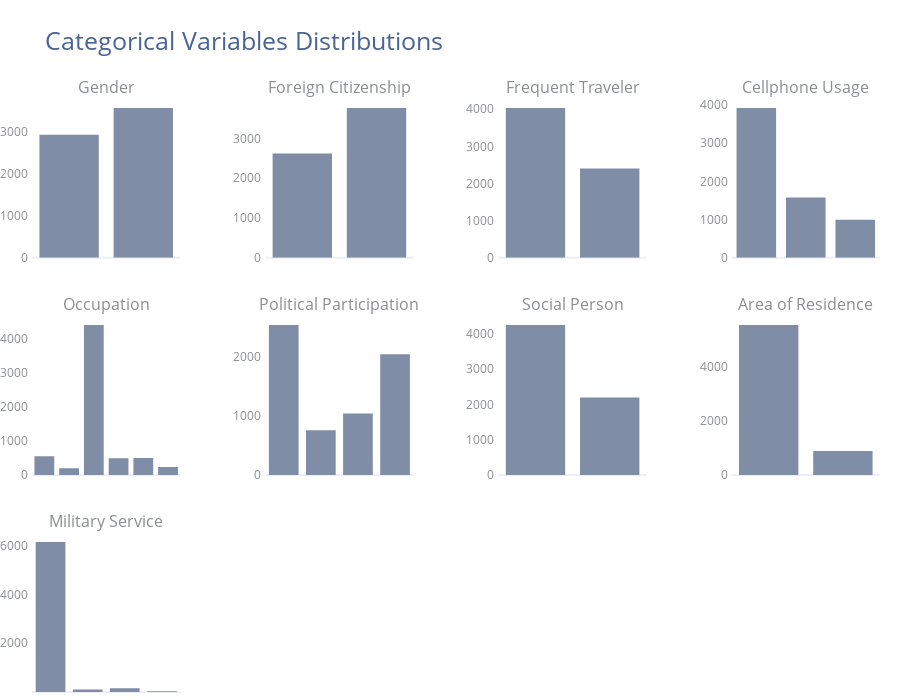

Notebook source saved alongside this figure:
### Code cell
# Barplot of categorial variables
fig = make_subplots(rows=3, cols=4,
                    vertical_spacing=0.1, horizontal_spacing=0.1,
                    subplot_titles=("Gender", "Foreign Citizenship", "Frequent Traveler", "Cellphone Usage",
                                    "Occupation", "Political Participation", "Social Person",
                                    "Area of Residence", "Military Service"))

fig.add_trace(go.Histogram(x=df['Gender'], marker=dict(color= '#808da6'), name='Gender'), 
                     row=1, col=1)
fig.add_trace(go.Histogram(x=df['Foreign_Citizenship'],marker=dict(color= '#808da6'), name='Foreign Citizenship'), 
                     row=1, col=2)
fig.add_trace(go.Histogram(x=df['Frequent_Traveler'],marker=dict(color= '#808da6'), name='Frequent Traveler'), 
                     row=1, col=3)
fig.add_trace(go.Histogram(x=df['Cellphone_Usage'],marker=dict(color= '#808da6'), name='Cellphone Usage'), 
                     row=1, col=4)
fig.add_trace(go.Histogram(x=df['Occupation'],marker=dict(color= '#808da6'), name='Occupation'), 
                     row=2, col=1)
fig.add_trace(go.Histogram(x=df['Political_Participation'],marker=dict(color= '#808da6'), 
                           name='Political Participation'), 
                     row=2, col=2)
fig.add_trace(go.Histogram(x=df['Social_Person'],marker=dict(color= '#808da6'), name='Social Person'), 
                     row=2, col=3)
fig.add_trace(go.Histogram(x=df['Area_Residence'],marker=dict(color= '#808da6'), name='Area of Residence'), 
                     row=2, col=4)
fig.add_trace(go.Histogram(x=df['Military_Service'],marker=dict(color= '#808da6'), name='Military Service'), 
                     row=3, col=1)

# styling
fig.update_yaxes(showgrid=False, ticksuffix=' ')
fig.update_xaxes(visible=False)
fig.update_layout(height=700, bargap=0.2,
                  margin=dict(b=0,r=20,l=20), xaxis=dict(tickmode='linear'),
                  title_text=f'Categorical Variables Distributions',
                  template="plotly_white",
                  title_font=dict(size=25, color='#496595'),
                  font=dict(color='#8a8d93'), 
                  hoverlabel=dict(bgcolor="#f2f2f2", font_size=13),
                  showlegend=False)

### Figure 1 — Plotly figure (JSON) as saved in the notebook; plotly's stock layout.template omitted (floating-point values rounded to 4 significant figures; data arrays with more than 128 entries replaced by an {"elided": "..."} marker saying what was removed)
{"data": [{"marker": {"color": "#808da6"}, "name": "Gender", "type": "histogram", "x": {"elided": "6499 str values"}, "xaxis": "x", "yaxis": "y"}, {"marker": {"color": "#808da6"}, "name": "Foreign Citizenship", "type": "histogram", "x": {"elided": "6499 str values"}, "xaxis": "x2", "yaxis": "y2"}, {"marker": {"color": "#808da6"}, "name": "Frequent Traveler", "type": "histogram", "x": {"elided": "6499 str values"}, "xaxis": "x3", "yaxis": "y3"}, {"marker": {"color": "#808da6"}, "name": "Cellphone Usage", "type": "histogram", "x": {"elided": "6499 str values"}, "xaxis": "x4", "yaxis": "y4"}, {"marker": {"color": "#808da6"}, "name": "Occupation", "type": "histogram", "x": {"elided": "6499 str values"}, "xaxis": "x5", "yaxis": "y5"}, {"marker": {"color": "#808da6"}, "name": "Political Participation", "type": "histogram", "x": {"elided": "6499 str values"}, "xaxis": "x6", "yaxis": "y6"}, {"marker": {"color": "#808da6"}, "name": "Social Person", "type": "histogram", "x": {"elided": "6499 str values"}, "xaxis": "x7", "yaxis": "y7"}, {"marker": {"color": "#808da6"}, "name": "Area of Residence", "type": "histogram", "x": {"elided": "6499 str values"}, "xaxis": "x8", "yaxis": "y8"}, {"marker": {"color": "#808da6"}, "name": "Military Service", "type": "histogram", "x": {"elided": "6499 str values"}, "xaxis": "x9", "yaxis": "y9"}], "layout": {"annotations": [{"font": {"size": 16}, "showarrow": false, "text": "Gender", "x": 0.0875, "xanchor": "center", "xref": "paper", "y": 1, "yanchor": "bottom", "yref": "paper"}, {"font": {"size": 16}, "showarrow": false, "text": "Foreign Citizenship", "x": 0.3625, "xanchor": "center", "xref": "paper", "y": 1, "yanchor": "bottom", "yref": "paper"}, {"font": {"size": 16}, "showarrow": false, "text": "Frequent Traveler", "x": 0.6375, "xanchor": "center", "xref": "paper", "y": 1, "yanchor": "bottom", "yref": "paper"}, {"font": {"size": 16}, "showarrow": false, "text": "Cellphone Usage", "x": 0.9125, "xanchor": "center", "xref": "paper", "y": 1, "yanchor": "bottom", "yref": "paper"}, {"font": {"size": 16}, "showarrow": false, "text": "Occupation", "x": 0.0875, "xanchor": "center", "xref": "paper", "y": 0.6333, "yanchor": "bottom", "yref": "paper"}, {"font": {"size": 16}, "showarrow": false, "text": "Political Participation", "x": 0.3625, "xanchor": "center", "xref": "paper", "y": 0.6333, "yanchor": "bottom", "yref": "paper"}, {"font": {"size": 16}, "showarrow": false, "text": "Social Person", "x": 0.6375, "xanchor": "center", "xref": "paper", "y": 0.6333, "yanchor": "bottom", "yref": "paper"}, {"font": {"size": 16}, "showarrow": false, "text": "Area of Residence", "x": 0.9125, "xanchor": "center", "xref": "paper", "y": 0.6333, "yanchor": "bottom", "yref": "paper"}, {"font": {"size": 16}, "showarrow": false, "text": "Military Service", "x": 0.0875, "xanchor": "center", "xref": "paper", "y": 0.2667, "yanchor": "bottom", "yref": "paper"}], "bargap": 0.2, "font": {"color": "#8a8d93"}, "height": 700, "hoverlabel": {"bgcolor": "#f2f2f2", "font": {"size": 13}}, "margin": {"b": 0, "l": 20, "r": 20}, "showlegend": false, "title": {"font": {"color": "#496595", "size": 25}, "text": "Categorical Variables Distributions"}, "xaxis": {"anchor": "y", "domain": [0, 0.175], "tickmode": "linear", "visible": false}, "xaxis10": {"anchor": "y10", "domain": [0.275, 0.45], "visible": false}, "xaxis11": {"anchor": "y11", "domain": [0.55, 0.725], "visible": false}, "xaxis12": {"anchor": "y12", "domain": [0.825, 1], "visible": false}, "xaxis2": {"anchor": "y2", "domain": [0.275, 0.45], "visible": false}, "xaxis3": {"anchor": "y3", "domain": [0.55, 0.725], "visible": false}, "xaxis4": {"anchor": "y4", "domain": [0.825, 1], "visible": false}, "xaxis5": {"anchor": "y5", "domain": [0, 0.175], "visible": false}, "xaxis6": {"anchor": "y6", "domain": [0.275, 0.45], "visible": false}, "xaxis7": {"anchor": "y7", "domain": [0.55, 0.725], "visible": false}, "xaxis8": {"anchor": "y8", "domain": [0.825, 1], "visible": false}, "xaxis9": {"anchor": "y9", "domain": [0, 0.175], "visible": false}, "yaxis": {"anchor": "x", "domain": [0.7333, 1], "showgrid": false, "ticksuffix": " "}, "yaxis10": {"anchor": "x10", "domain": [0, 0.2667], "showgrid": false, "ticksuffix": " "}, "yaxis11": {"anchor": "x11", "domain": [0, 0.2667], "showgrid": false, "ticksuffix": " "}, "yaxis12": {"anchor": "x12", "domain": [0, 0.2667], "showgrid": false, "ticksuffix": " "}, "yaxis2": {"anchor": "x2", "domain": [0.7333, 1], "showgrid": false, "ticksuffix": " "}, "yaxis3": {"anchor": "x3", "domain": [0.7333, 1], "showgrid": false, "ticksuffix": " "}, "yaxis4": {"anchor": "x4", "domain": [0.7333, 1], "showgrid": false, "ticksuffix": " "}, "yaxis5": {"anchor": "x5", "domain": [0.3667, 0.6333], "showgrid": false, "ticksuffix": " "}, "yaxis6": {"anchor": "x6", "domain": [0.3667, 0.6333], "showgrid": false, "ticksuffix": " "}, "yaxis7": {"anchor": "x7", "domain": [0.3667, 0.6333], "showgrid": false, "ticksuffix": " "}, "yaxis8": {"anchor": "x8", "domain": [0.3667, 0.6333], "showgrid": false, "ticksuffix": " "}, "yaxis9": {"anchor": "x9", "domain": [0, 0.2667], "showgrid": false, "ticksuffix": " "}}}
